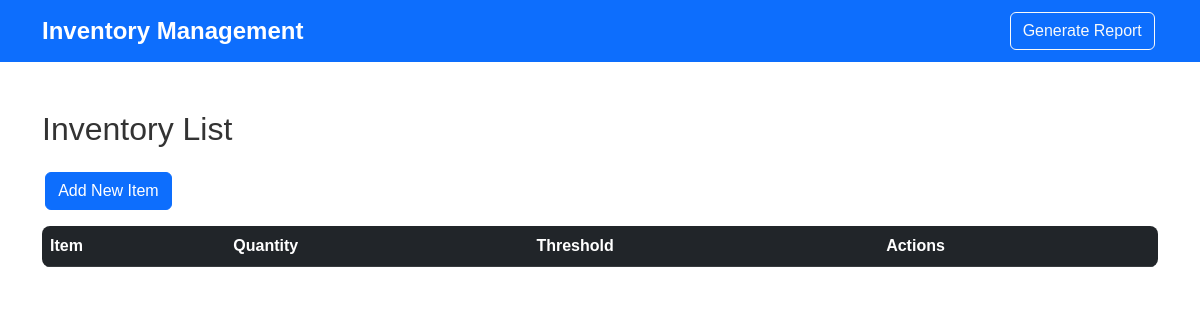
The app's page /, older data.
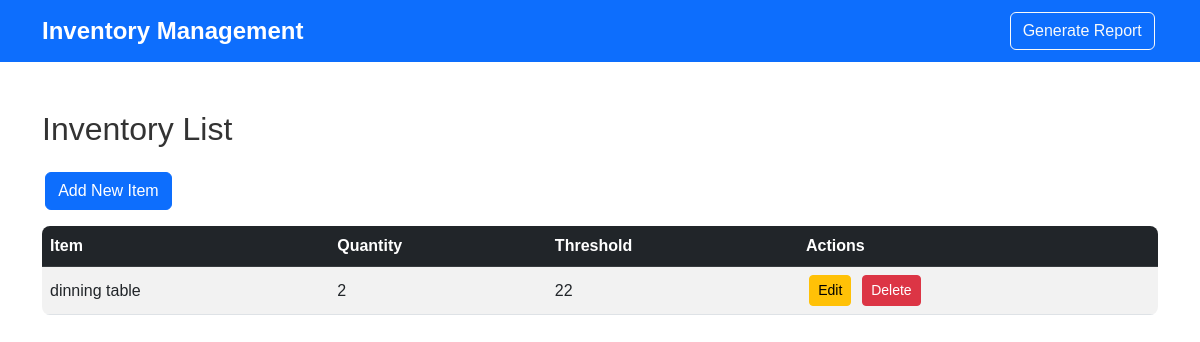
The same page, newer data.
### tables this page shows
CREATE TABLE inventory (
            id INTEGER PRIMARY KEY AUTOINCREMENT,
            item_name TEXT NOT NULL,
            quantity INTEGER NOT NULL,
            threshold INTEGER NOT NULL
        );

### app/routes.py (the view)
@app.route('/')
def index():
    items = get_items()
    return render_template('inventory.html', items=items)

### app/database.py (called while the page is built)
def get_db_connection():
    conn = sqlite3.connect('inventory.db')
    conn.row_factory = sqlite3.Row
    return conn

def get_items():
    conn = get_db_connection()
    items = conn.execute('SELECT * FROM inventory').fetchall()
    conn.close()
    return items

### app/templates/inventory.html
{% extends "base.html" %}
{% block content %}
<h2 class="mb-4">Inventory List</h2>
<a href="{{ url_for('add_item_route') }}" class="btn btn-primary mb-3">Add New Item</a>
<div class="table-responsive">
    <table class="table table-striped table-hover">
        <thead class="table-dark">
            <tr>
                <th scope="col">Item</th>
                <th scope="col">Quantity</th>
                <th scope="col">Threshold</th>
                <th scope="col">Actions</th>
            </tr>
        </thead>
        <tbody>
            {% for item in items %}
            <tr>
                <td>{{ item.item_name }}</td>
                <td>{{ item.quantity }}</td>
                <td>{{ item.threshold }}</td>
                <td>
                    <a href="{{ url_for('edit_item_route', item_id=item.id) }}" class="btn btn-warning btn-sm">Edit</a>
                    <a href="{{ url_for('delete_item_route', item_id=item.id) }}" class="btn btn-danger btn-sm">Delete</a>
                </td>
            </tr>
            {% endfor %}
        </tbody>
    </table>
</div>
{% endblock %}

Row changes from the older to the newer data that the page shows:
added inventory: item_name "dinning table", quantity "2", threshold "22"
